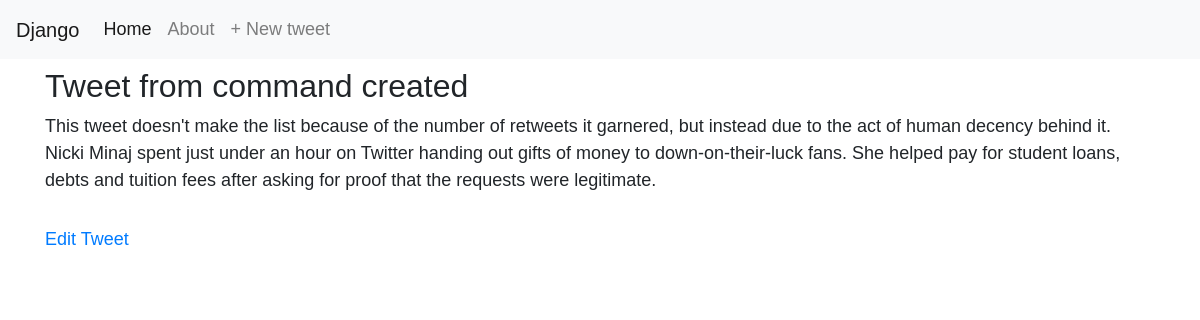
Page /tweet/3/ on the committed database.
### behindrole/models.py (models this page shows, shortened)
class Tweet (models.Model):
    tweetTitle = models.CharField(max_length=150)
    body = models.TextField()

### behindrole/views.py (the view)
class TweetPageView(DetailView):
    model = Tweet
    template_name = 'tweet.html'
    context_object_name = 'tweet_obj'

### templates/tweet.html
{% extends 'base.html' %} {% block content %}
<div class="post-entry">
  <h2>{{ tweet_obj.tweetTitle}}</h2>
  <p>{{tweet_obj.body}}</p>
</div>
<a href="{% url 'tweet_edit' tweet.pk %}">Edit Tweet</a>
{% endblock content %}

### static/css/baseStyles.css (style rules this page uses)
body { font-family: "Source Sans Pro", sans-serif; font-size: 18px; }
.post-entry { margin-bottom: 2rem; }
.post-entry h2 { margin: 0.5rem 0; }
.post-entry p { margin: 0; font-weight: 400; }
h2 { margin-top: 20px; }

### rows in the picture
Tweet: tweetTitle "Tweet from command created", body "This tweet doesn't make the list because of the number of retweets it garnered, but instead due to the act of human decency behind it. Nicki Minaj spent just under an hour on Twitter handing out gifts of money to down-on-their-luck fans. She helped pay for student loans, debts and tuition fees after asking for proof that the requests were legitimate."
